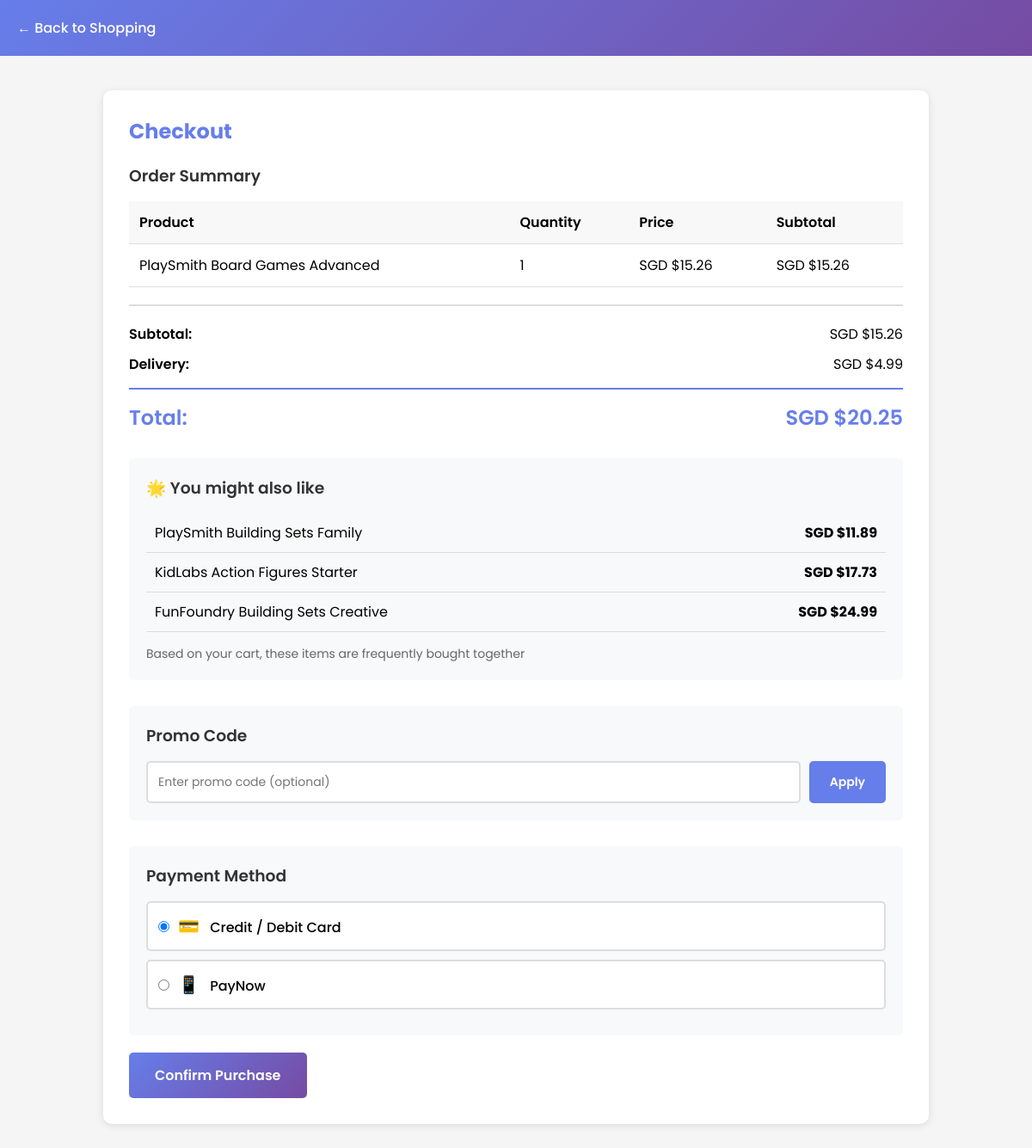
/checkout/ (signed in), run on an earlier commit of the app's database.
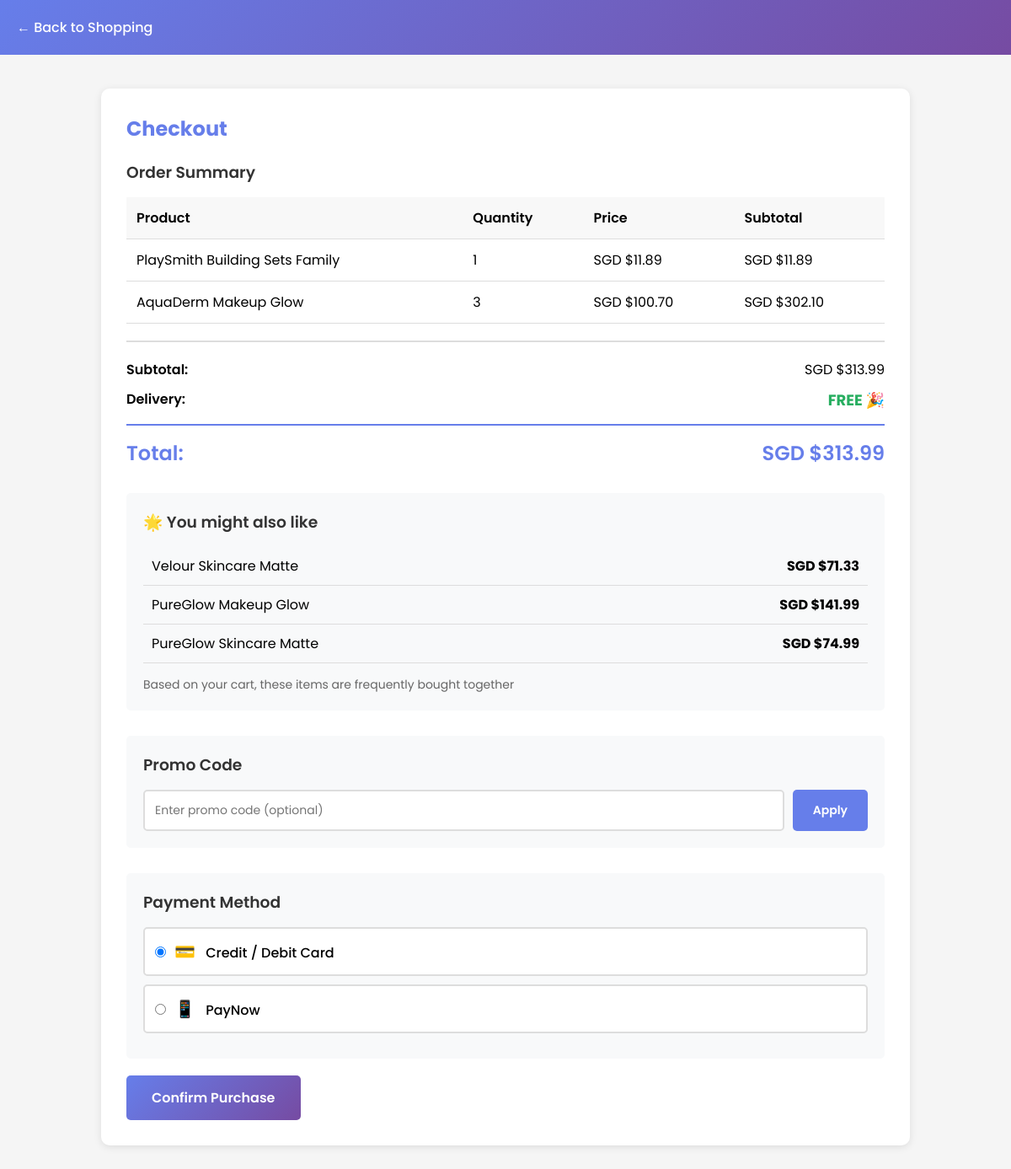
And on a later commit of the database.
### storefront/models.py (models this page shows, shortened)
class CartItem(models.Model):
    cart = models.ForeignKey(Cart, on_delete=models.CASCADE, related_name='items')
    product = models.ForeignKey(Product, on_delete=models.CASCADE)
    quantity = models.IntegerField(default=1)
    added_at = models.DateTimeField(auto_now_add=True)
    def get_total(self):
        return self.product.price * self.quantity

class Product(models.Model):
    name = models.CharField(max_length=255)
    description = models.TextField(blank=True, null=True)
    category = models.CharField(max_length=100)
    price = models.DecimalField(max_digits=10, decimal_places=2)
    stock = models.IntegerField(default=0)
    reorder_threshold = models.IntegerField(default=10)
    rating = models.DecimalField(max_digits=3, decimal_places=1, null=True, blank=True)
    image = models.ImageField(upload_to='products/', blank=True, null=True)
    created_at = models.DateTimeField(auto_now_add=True)
    updated_at = models.DateTimeField(auto_now=True)
    is_on_sale = models.BooleanField(default=False)
    original_price = models.DecimalField(max_digits=10, decimal_places=2, null=True, blank=True)
    discount_percentage = models.IntegerField(null=True, blank=True)
    class Meta:
        ordering = ['-created_at']

### storefront/views.py (the view)
# urls.py: path('checkout/', views.checkout, name='checkout'),
@login_required
def checkout(request):
    customer = get_or_create_customer(request.user)
    cart = get_or_create_cart(customer)
    cart_items = cart.items.all()
    if not cart_items:
        messages.warning(request, 'Your cart is empty!')
        return redirect('storefront:cart')
    subtotal = sum(item.get_total() for item in cart_items)
    delivery_fee = Decimal('4.99')
    free_delivery_threshold = Decimal('150.00')
    if subtotal >= free_delivery_threshold:
        delivery_fee = Decimal('0.00')
    total = subtotal + delivery_fee
    recommendations = []
    try:
        cart_categories = set(item.product.category for item in cart_items)
        recommendations = Product.objects.filter(
            category__in=cart_categories
        ).exclude(
            id__in=[item.product.id for item in cart_items]
        ).filter(stock__gt=0).exclude(image='').order_by('-rating')[:3]
    except Exception as e:
        print(f"Error getting recommendations: {e}")
    context = {
        'cart_items': cart_items,
        'subtotal': subtotal,
        'delivery_fee': delivery_fee,
        'total': total,
        'free_delivery_threshold': free_delivery_threshold,
        'recommendations': recommendations,
    }
    return render(request, 'storefront/checkout.html', context)

### storefront/views.py (called while the page is built)
def get_or_create_customer(user):
    try:
        return Customer.objects.get(user=user)
    except Customer.DoesNotExist:
        return Customer.objects.create(user=user)

def get_or_create_cart(customer):
    cart, created = Cart.objects.get_or_create(customer=customer)
    return cart

### storefront/templates/storefront/checkout.html (shortened to what this page needs)
<!DOCTYPE html>
<html lang="en">
<head>
</head>
<body>
    <header>
        <nav>
            <a href="{% url 'storefront:index' %}">← Back to Shopping</a>
        </nav>
    </header>
    <div class="container">
        <div class="checkout-container">
            <h2>Checkout</h2>
            <div class="order-summary">
                <h3>Order Summary</h3>
                <table>
                    <thead>
                        <tr>
                            <th>Product</th>
                            <th>Quantity</th>
                            <th>Price</th>
                            <th>Subtotal</th>
                        </tr>
                    </thead>
                    <tbody>
                        {% for item in cart_items %}
                        <tr>
                            <td>{{ item.product.name }}</td>
                            <td>{{ item.quantity }}</td>
                            <td>SGD ${{ item.product.price }}</td>
                            <td>SGD ${{ item.get_total }}</td>
                        </tr>
                        {% endfor %}
                    </tbody>
                </table>
                <div class="order-summary-footer">
                    <div class="summary-row">
                        <span><strong>Subtotal:</strong></span>
                        <span>SGD ${{ subtotal }}</span>
                    </div>
                    <div class="summary-row">
                        <span><strong>Delivery:</strong></span>
                        {% if delivery_fee == 0 %}
                        <span class="free-delivery">FREE 🎉</span>
                        {% else %}
                        <span>SGD ${{ delivery_fee }}</span>
                        {% endif %}
                    </div>
                    <div class="summary-row total-row">
                        <span><strong>Total:</strong></span>
                        <span><strong>SGD ${{ total }}</strong></span>
                    </div>
                </div>
            </div>
            {% if recommendations %}
            <div class="recommendations">
                <h3>🌟 You might also like</h3>
                {% for item in recommendations %}
                <div class="recommendation-item">
                    <span>{{ item.name }}</span>
                    <strong>SGD ${{ item.price }}</strong>
                </div>
                {% endfor %}
                <p style="margin-top: 15px; color: #666; font-size: 14px;">
                    Based on your cart, these items are frequently bought together
                </p>
            </div>
            {% endif %}
            <form method="post" action="{% url 'storefront:confirm_order' %}">
                <div class="promo-section">
                    <h3>Promo Code</h3>
                    <div class="promo-input-group">
                        <input type="text" name="promo_code" placeholder="Enter promo code (optional)">
                        <button type="button" onclick="applyPromoCode()">Apply</button>
                    </div>
                </div>
                <div class="payment-section">
                    <h3>Payment Method</h3>
                    <div class="payment-option">
                        <input type="radio" id="card" name="payment_method" value="card" checked required>
                        <label for="card">
                            <span class="payment-icon">💳</span>
                            Credit / Debit Card
                        </label>
                    </div>
                    <div class="payment-option">
                        <input type="radio" id="paynow" name="payment_method" value="paynow" required>
                        <label for="paynow">
                            <span class="payment-icon">📱</span>
                            PayNow
                        </label>
                    </div>
                </div>
                <button type="submit" class="btn-primary">Confirm Purchase</button>
            </form>
        </div>
    </div>
</body>
</html>

What changed in the data, as far as the page shows it:
removed CartItem: product.name "PlaySmith Board Games Advanced", quantity "1", product.price "15.26", get_total "15.26"
no longer on this page (row unchanged): Product: name "PlaySmith Building Sets Family", price "11.89"
no longer on this page (row unchanged): Product: name "KidLabs Action Figures Starter", price "17.73"
no longer on this page (row unchanged): Product: name "FunFoundry Building Sets Creative", price "24.99"
added CartItem: product.name "PlaySmith Building Sets Family", quantity "1", product.price "11.89", get_total "11.89"
added CartItem: product.name "AquaDerm Makeup Glow", quantity "3", product.price "100.70", get_total "302.10"
now on this page (row unchanged): Product: name "Velour Skincare Matte", price "71.33"
now on this page (row unchanged): Product: name "PureGlow Makeup Glow", price "141.99"
now on this page (row unchanged): Product: name "PureGlow Skincare Matte", price "74.99"
Also different on the page:
{{ subtotal }}: "15.26" → "313.99"
{{ total }}: "20.25" → "313.99"
{{ delivery_fee }}: "4.99" → (not shown)
text no longer shown: "SGD $"
text now shown: "FREE 🎉"
